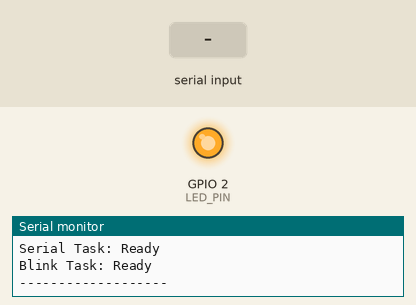
Recording of a program running on a simulated ESP32. Parts: output pins drawn as LEDs (lit = HIGH), the last lines printed to the serial monitor. Dashed ring = blinking. The test bench sets the inputs (shaded band).

Above: at 0.1 s.
At 1.2 s:
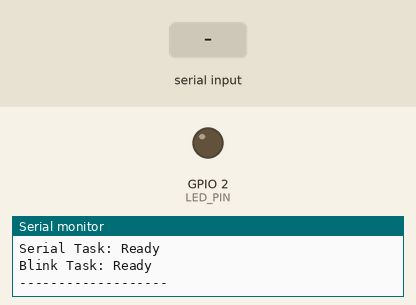
1.3 s: "30,150\n" received over Serial
At 2.67 s:
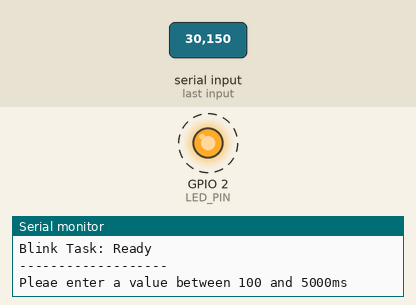
Timing chart, 0 to 10.3 s (numbered marks = the images above; inputs shaded):
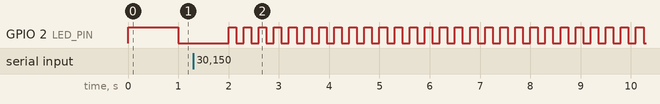

The program:

main.cpp
```cpp
#include <Arduino.h>
#include "freertos/FreeRTOS.h"
#include "freertos/task.h"

#define LED_PIN 2 // Default LED
// Global variable to stroe the delay time (in ms)
volatile int blinkDelay = 1000;

// Task handles
TaskHandle_t serialTaskHandle = NULL;
TaskHandle_t blinkTaskHandle = NULL;

// Function to convert task state to human-readable format
const char *getTaskState(eTaskState state)
{
    switch (state)
    {
    case eRunning:
        return "Running";
        break;
    case eReady:
        return "Ready";
        break;
    case eBlocked:
        return "Blocked";
        break;
    case eSuspended:
        return "Suspended";
        break;
    case eDeleted:
        return "Deleted";
        break;
    default:
        break;
    }
}
// Task to print task states
void TaskStateTask(void *pvParameters){
    (void)pvParameters;
    while (1)
    {
       Serial.println("Task states: ");
       Serial.print("Serial Task: ");
       Serial.println(getTaskState(eTaskGetState(serialTaskHandle)));
       Serial.print("Blink Task: ");
       Serial.println(getTaskState(eTaskGetState(blinkTaskHandle)));
       Serial.println("-------------------");
       vTaskDelay(pdMS_TO_TICKS(2000));
    }

}
// Task to read input from serial terminal
void SerailTask(void *pvParameters)
{
    (void)pvParameters;
    Serial.begin(115200);
    Serial.println("Enter delay time in ms for LED blinking(between 100ms and 5000ms):");
    while (1)
    {
        if (Serial.available() > 0)
        {
            int input = Serial.parseInt(); // Read integer form serial
            if (input >= 100 && input <= 5000)
            {
                blinkDelay = input; // Update blink delay
                Serial.print("Updated blink delay to: ");
                Serial.print(blinkDelay);
                Serial.println(" ms");
            }
            else
            {
                Serial.println("Pleae enter a value between 100 and 5000ms");
            }
        }
        vTaskDelay(pdMS_TO_TICKS(100));
    }
}
void BlinkTask(void *pvParameters)
{
    (void)pvParameters;
    pinMode(LED_PIN, OUTPUT);
    while (1)
    {
        digitalWrite(LED_PIN, HIGH);
        vTaskDelay(pdMS_TO_TICKS(blinkDelay));
        digitalWrite(LED_BUILTIN, LOW);
        vTaskDelay(pdMS_TO_TICKS(blinkDelay));
    }
}

void setup()
{
    // Create Tasks
    xTaskCreate(SerailTask, "SerialTask", 1024, NULL, 2, &serialTaskHandle);
    xTaskCreate(BlinkTask, "BlinkTask", 1024, NULL, 1, &blinkTaskHandle);
    xTaskCreate(TaskStateTask,"TaskStateTask",1024,NULL,1,NULL);
}

void loop()
{
}
```

Measured:
- after the input at 1.3 s, GPIO 2 (LED_PIN): alternates HIGH for 0.15 s and LOW for 0.15 s, starting after 0.85 s
